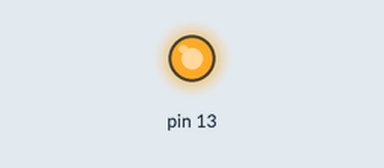
This sketch was run on a simulated Arduino Uno, built with avr-gcc and run on an emulated ATmega328P. Parts: output pins drawn as LEDs (lit = HIGH).

Above: at 2.5 s.
At 7.5 s:
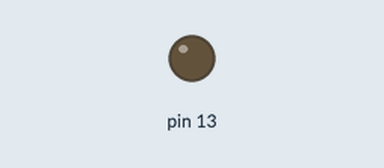
Timing chart, 0 to 13.0 s (numbered marks = the images above):
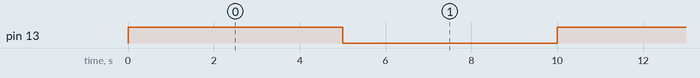

The sketch:

Serial_int.ino
```cpp
/*
Arduino Serial Interrupts
http://stackoverflow.com/questions/10201590/arduino-serial-interrupts


*/

#include <avr/interrupt.h>
#include <avr/io.h>

void setup()
{
	pinMode(13, OUTPUT);
	digitalWrite(13, LOW);
  /*
  Serial.begin(115200);
  Serial.println("ready");
  */
	UBRR0H = 0; // Load upper 8-bits of the baud rate value into the high byte of the UBRR register
	UBRR0L = 8; // Load lower 8-bits of the baud rate value into the low byte of the UBRR register
	UCSR0C |= (1 << UCSZ00) ; // | (1 << UCSZ10); // Use 8-bit character sizes
	UCSR0B |= (1 << RXEN0) | (1 << TXEN0) | (1 << RXCIE0);   // Turn on the transmission, reception, and Receive interrupt

	interrupts(); // to enable the global interrupt
}


void loop()
{
  // Serial.println("send");
  digitalWrite(13, HIGH);
  delay(5000); //Do nothing
  digitalWrite(13, LOW);
  delay(5000);
}

ISR(USART_RX_vect)
{
  noInterrupts();
  digitalWrite(13, HIGH);  // set the LED on
  digitalWrite(13, HIGH);
  digitalWrite(13, HIGH);
  digitalWrite(13, HIGH);
	// delay(500);              // wait for a second
	// digitalWrite(13, LOW);
  return;
}
```

Measured:
- by itself, pin 13: alternates HIGH for 5.0 s and LOW for 5.0 s
